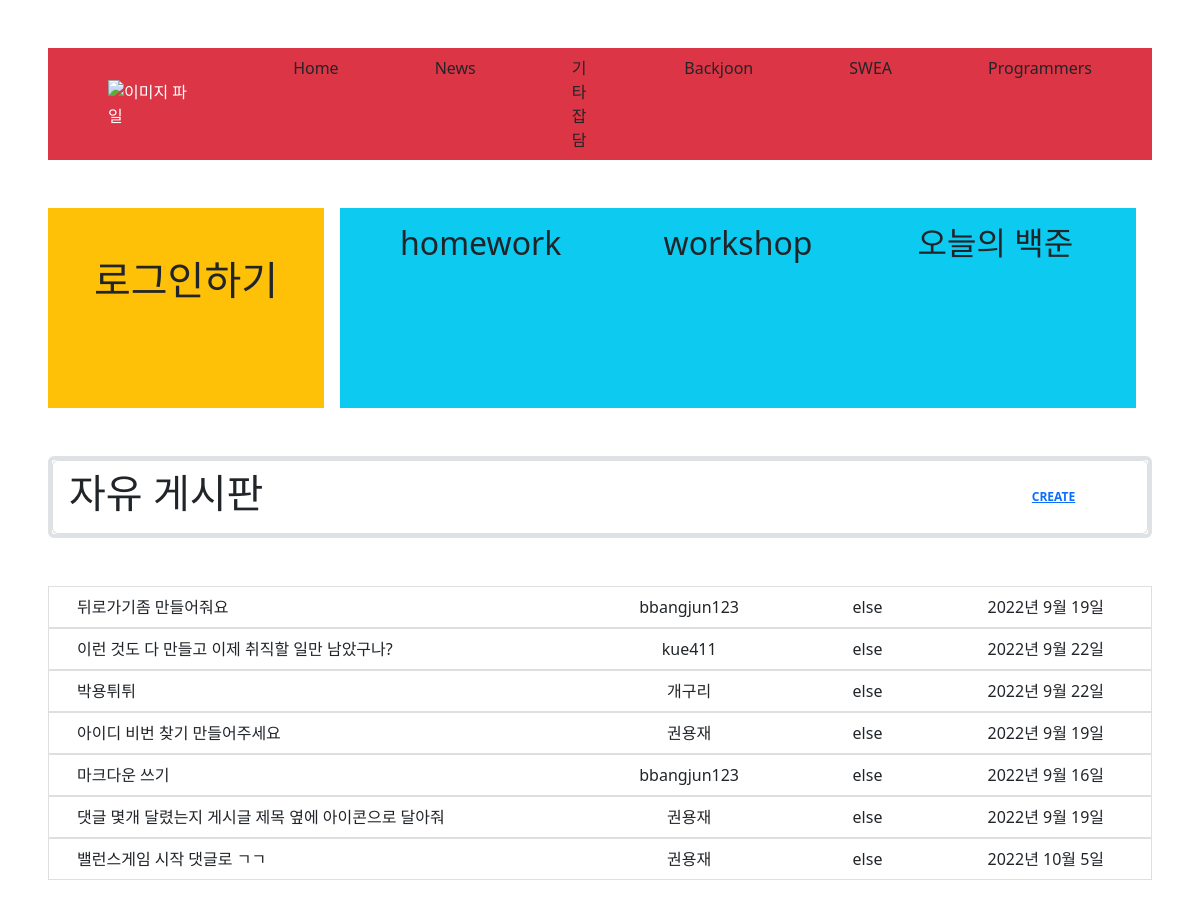
Screenshot of /else_board/ with the database file from the repository.
### articles/models.py (models this page shows)
class ArticleModel(models.Model):
    variety_1 = (
              ('Backjoon', 'Backjoon'),
              ('SWEA', 'SWEA'),
              ('Programmers', 'Programmers'),
              ('else', 'else'),
    )
    username = models.CharField(max_length=30)
    title = models.CharField(max_length= 30)
    content = models.TextField()
    release_date = models.DateField(auto_now = True)
    update_date = models.DateField(auto_now_add= True)
    variety = models.CharField(max_length=30, choices=variety_1)
    visited = models.IntegerField(default=0)

### articles/views.py (the view)
# urls.py: path('else_board/', views.else_board, name = 'else_board'),
def else_board(request):
    articles = ArticleModel.objects.filter(variety = "else")
    context = {
        "articles" : articles
    }
    return render(request, "articles/else_board.html", context)

### articles/templates/articles/else_board.html (shortened to what this page needs)
{% extends 'base.html' %}
{% block content %}
<ul class="list-group border border-4 my-5">
    <li class="list-group-item d-flex justify-content-between align-items-center">
      <h1>자유 게시판</h1>
      <span class="badge badge-primary badge-pill mx-5"><a href="{% url 'articles:create' %}">CREATE</a></span>
    </li>
</ul>
<ul class="list-group">
    {% for article in articles %}
    <a href="{% url 'articles:detail' article.id %}" class='text-decoration-none'>
    <li class="list-group-item list-group-item-action">
    <div class="container text-center">
        <div class="row">
            <div class="col-6 text-start">{{article.title}}</div>
            <div class="col-2">{{article.username}}</div>
            <div class="col-2">{{article.variety}}</div>
            <div class="col-2">{{article.release_date}}</div>
        </div>
    </div>
    </li>
    </a>
    {% endfor %}
</ul>
{% endblock content %}

### rows the page displays
ArticleModel: title "뒤로가기좀 만들어줘요", username "bbangjun123", variety "else", release_date "2022년 9월 19일"
ArticleModel: title "이런 것도 다 만들고 이제 취직할 일만 남았구나?", username "kue411", variety "else", release_date "2022년 9월 22일"
ArticleModel: title "박용튀튀", username "개구리", variety "else", release_date "2022년 9월 22일"
ArticleModel: title "아이디 비번 찾기 만들어주세요", username "권용재", variety "else", release_date "2022년 9월 19일"
ArticleModel: title "마크다운 쓰기", username "bbangjun123", variety "else", release_date "2022년 9월 16일"
ArticleModel: title "댓글 몇개 달렸는지 게시글 제목 옆에 아이콘으로 달아줘", username "권용재", variety "else", release_date "2022년 9월 19일"
ArticleModel: title "밸런스게임 시작 댓글로 ㄱㄱ", username "권용재", variety "else", release_date "2022년 10월 5일"
